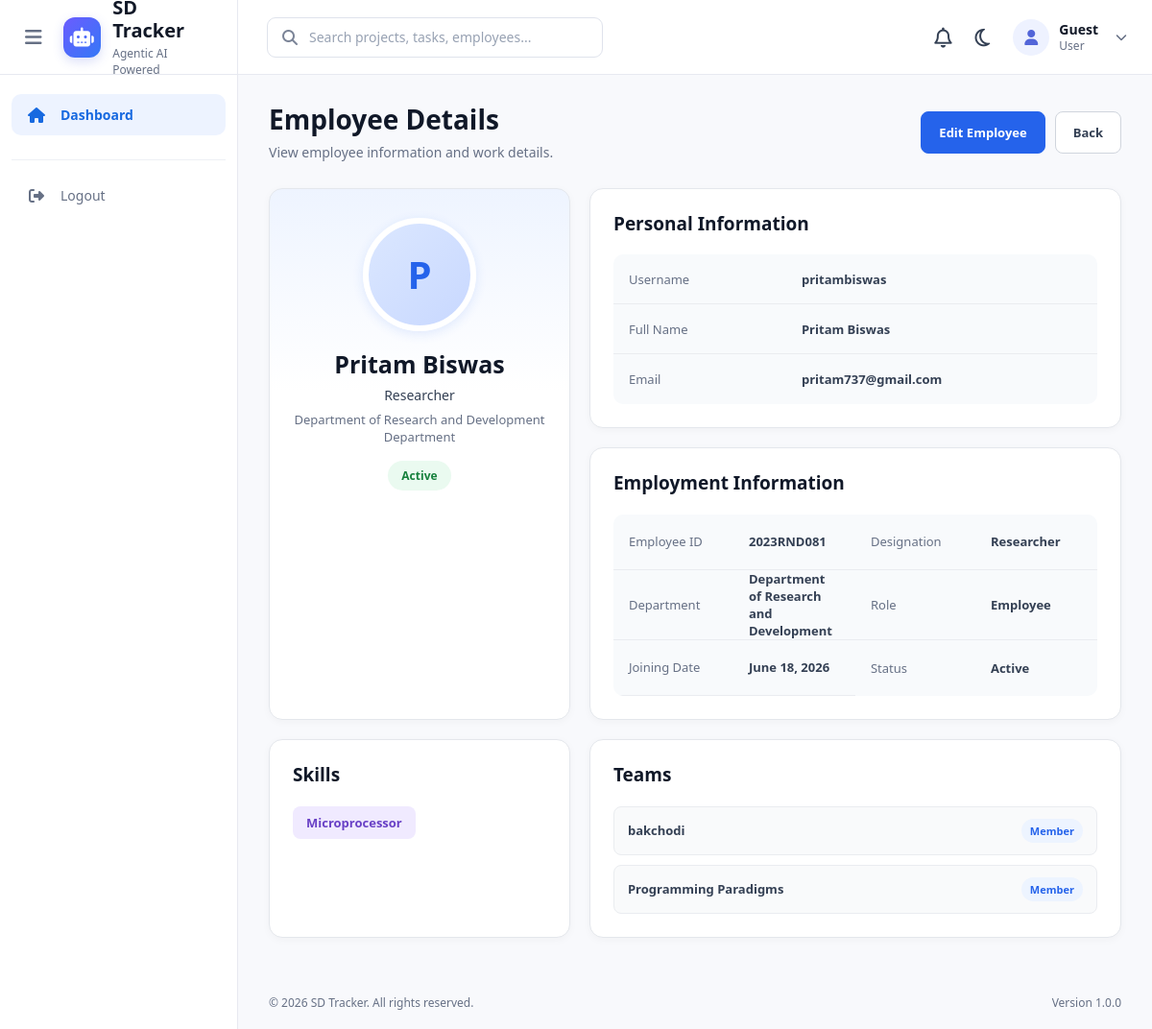
The app's page /employees/3/, older data.
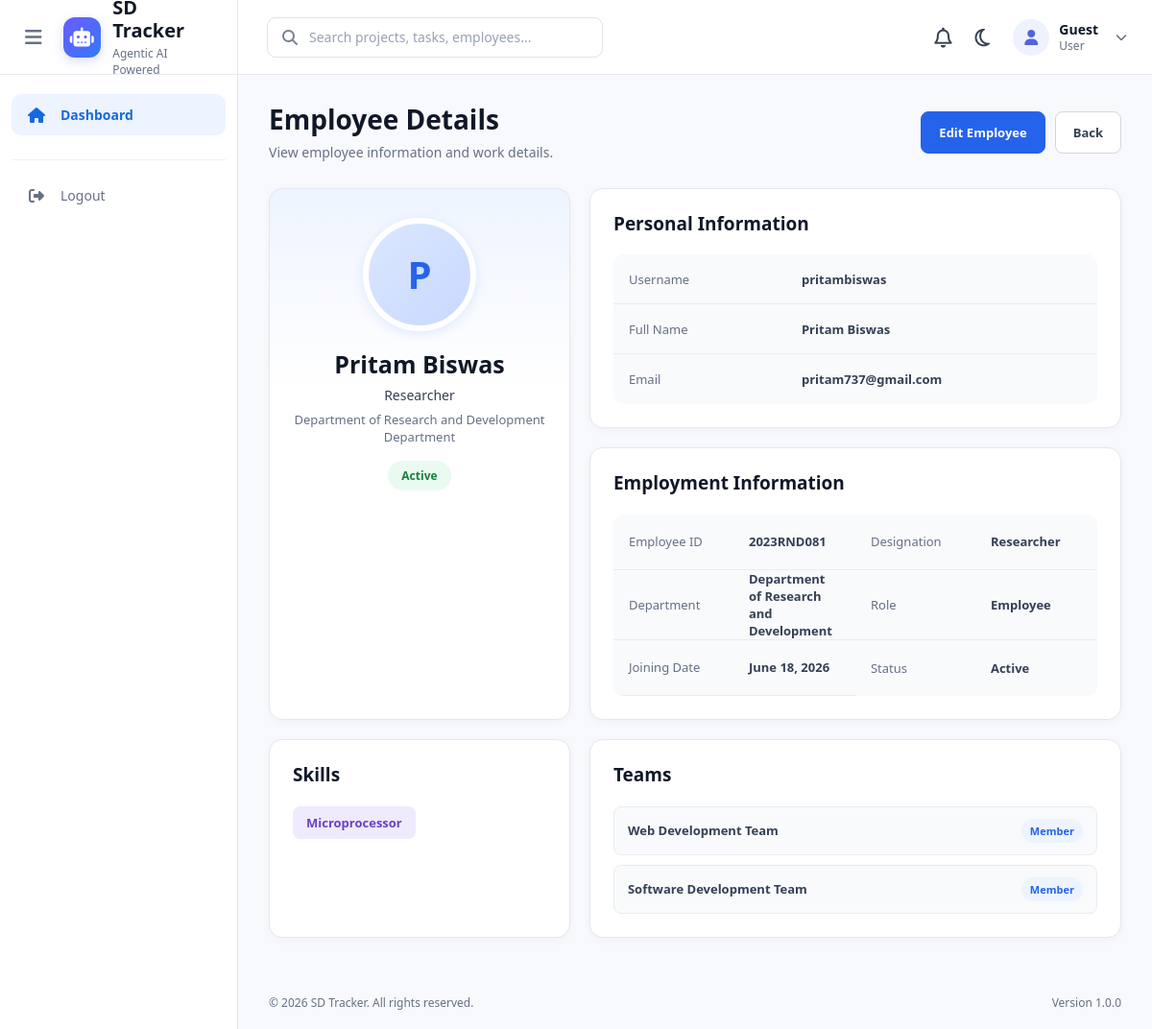
The same page, newer data.
### employees/models.py (models this page shows, shortened)
class Team(models.Model):
    name = models.CharField(
        max_length=100
    )
    manager = models.ForeignKey(
        Employee,
        on_delete=models.SET_NULL,
        null=True,
        blank=True,
        related_name="managed_teams"
    )
    members = models.ManyToManyField(
        Employee,
        related_name="teams",
        blank=True
    )

### employees/views.py (the view)
# urls.py: path("<int:pk>/",views.employee_detail,name="employee_detail"),
def employee_detail(request, pk):
    employee = get_object_or_404(
        Employee,
        pk=pk
    )
    return render(
        request,
        "employees/employee_detail.html",
        {
            "employee": employee
        }
    )

### employees/templates/employees/employee_detail.html (shortened to what the changed rows need)
{% extends "base.html" %}
{% load static %}
{% block extra_css %}
<link rel="stylesheet"
      href="{% static 'css/employees/employee_detail.css' %}">
{% endblock %}
{% block content %}
<div class="employee-detail-page">
    <div class="page-header">
        <div>
            <h1>Employee Details</h1>
        </div>
    </div>
    <div class="detail-grid">
        <div class="detail-card employee-profile">
            <h2>
                {{ employee.user.get_full_name }}
            </h2>
        </div>
        <div class="detail-card">
            <h2>Personal Information</h2>
        </div>
        <div class="detail-card">
            <h2>Employment Information</h2>
        </div>
        <div class="detail-card full-width">
            <h2>Skills</h2>
        </div>
        <div class="detail-card full-width">
            <h2>Teams</h2>
            {% if employee.teams.all %}
                <div class="team-list">
                    {% for team in employee.teams.all %}
                        <div class="team-item">
                            <strong>
                                {{ team.name }}
                            </strong>
                            {% if team.manager == employee %}
                                <span class="role-badge">
                                    Team Manager
                                </span>
                            {% else %}
                                <span class="role-badge employee">
                                    Member
                                </span>
                            {% endif %}
                        </div>
                    {% endfor %}
                </div>
            {% else %}
                <p class="empty-text">
                    This employee is not assigned to any team.
                </p>
            {% endif %}
        </div>
    </div>
</div>
{% endblock %}

Row changes from the older to the newer data that the page shows:
changed Team: name "bakchodi" → "Web Development Team"
changed Team: name "Programming Paradigms" → "Software Development Team"
